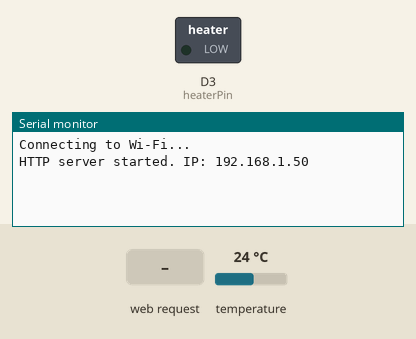
Recording of a sketch running on a simulated Arduino Nano RP2040 Connect. Parts: switched loads named in the sketch (green lamp = pin HIGH), the last lines printed to the serial monitor. The inputs (shaded band) are chosen by the test bench; at power-on: temperature 24 °C. WiFi joins after 1.5 s; servers stay silent unless stated; not simulated (calls return 0 or success): arduino_secrets.h.

Above: at 2.7 s.
2.8 s: HTTP request GET /temperature received
At 3.7 s:
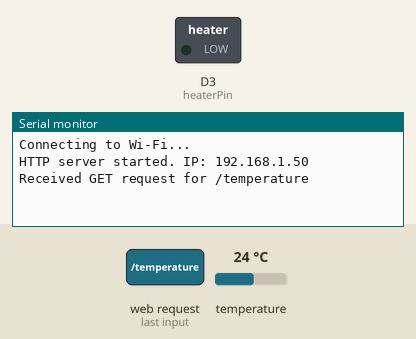
4.3 s: HTTP request GET /heater/ received
At 4.9 s:
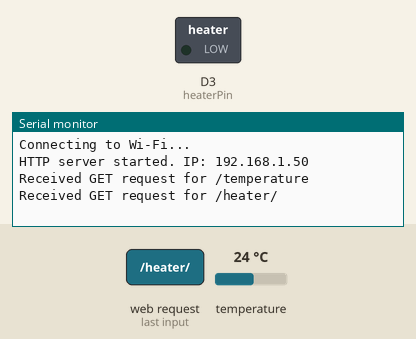
5.8 s: HTTP request GET /led/ received
At 7.2 s:
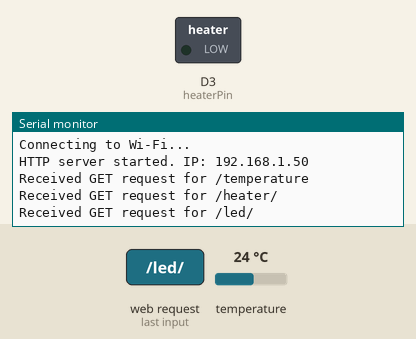

The sketch:

lab3.1.ino
```cpp
#include <WiFiNINA.h>
#include <Arduino_LSM6DSOX.h> // Library to use the internal temperature sensor (IMU)
#include "arduino_secrets.h"

char ssid[] = SECRET_SSID;
char pass[] = SECRET_PASS;
WiFiServer server(80);
const int heaterPin = 3; // The LED simulating the heater is now on pin D3

void setup() {
  Serial.begin(9600);
  pinMode(heaterPin, OUTPUT);
  digitalWrite(heaterPin, LOW);

  // Initialization of the internal IMU sensor
  if (!IMU.begin()) {
    Serial.println("Failed to initialize IMU!");
    while(1);
  }

  Serial.println("Connecting to Wi-Fi...");
  while (WiFi.begin(ssid, pass) != WL_CONNECTED) {
    delay(5000);
    Serial.println("Connection attempt in progress...");
  }

  server.begin();
  Serial.print("HTTP server started. IP: ");
  Serial.println(WiFi.localIP());
}

void printResponse(WiFiClient client, int code, String body) {
  client.println("HTTP/1.1 " + String(code));
  client.println("Content-type: application/json; charset=utf-8");
  client.println();
  client.println(body);
}

void loop() {
  WiFiClient client = server.available();
  if (client) {
    if (client.connected()) {
      String req_type = client.readStringUntil(' ');
      req_type.trim();
      String url = client.readStringUntil(' ');
      url.trim();

      while (client.available()) {
        String line = client.readStringUntil('\n');
        if (line.length() == 1 && line == "\r") { break; }
      }

      Serial.println("Received " + req_type + " request for " + url);

      if (req_type == "GET") {
        if (url == "/temperature") {
          int tempVal = 0;

          // Reading the temperature from the internal IMU sensor
          if (IMU.temperatureAvailable()) {
            IMU.readTemperature(tempVal);
          }

          String body = "{\"bn\": \"ArduinoGroup12\", \"e\": [{\"t\": " + String(millis()) + ", \"n\": \"temperature\", \"v\": " + String(tempVal) + ", \"u\": \"Cel\"}]}";
          printResponse(client, 200, body);

        } else if (url.startsWith("/heater/") || url.startsWith("/led/")) {
          String led_val = "";

          if (url.startsWith("/heater/")) { // Accepts both URIs
            led_val = url.substring(8);
          } else if (url.startsWith("/led/")) { // Accepts both URIs
            led_val = url.substring(5);
          }

          if (led_val == "0" || led_val == "1") {
            int int_val = led_val.toInt();
            digitalWrite(heaterPin, int_val);
            String body = "{\"bn\": \"ArduinoGroup12\", \"e\": [{\"t\": " + String(millis()) + ", \"n\": \"heater\", \"v\": " + led_val + ", \"u\": null}]}";
            printResponse(client, 200, body);
          } else {
            printResponse(client, 400, "{\"error\": \"Invalid output value: " + led_val + "\"}");
          }

        } else {
          printResponse(client, 404, "{\"error\": \"Resource not found: " + url + "\"}");
        }

      } else {
        printResponse(client, 405, "{\"error\": \"Method not supported: " + req_type + "\"}");
      }
    }

    delay(10);
    while (client.available()) {
      client.read();
    }
    client.stop();
  }
}
```

Measured:
- after the input at 2.8 s, the serial monitor: prints a new line at once (image 1)
- after the input at 4.3 s, the serial monitor: prints a new line at once (image 2)
- after the input at 5.8 s, the serial monitor: prints a new line at once (image 3)
